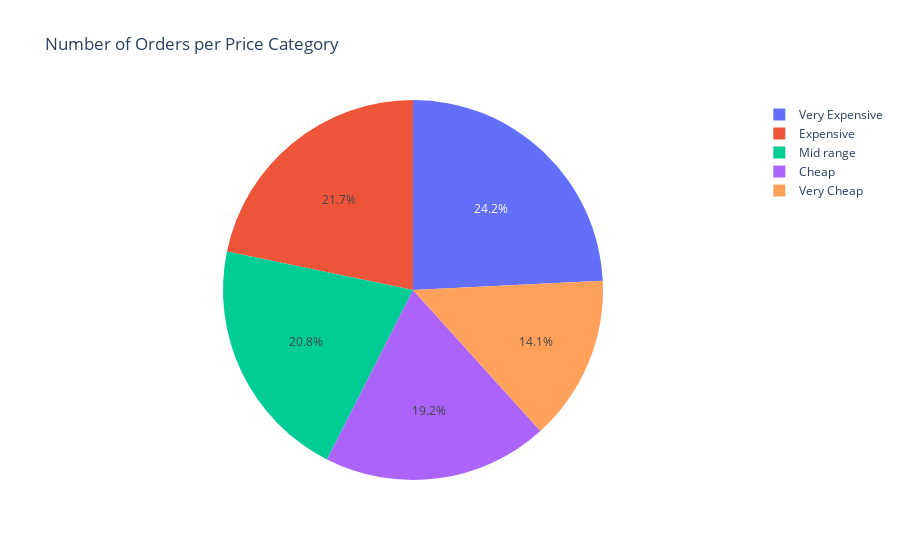

Notebook source saved alongside this figure:
### Code cell
pie_chart = sales.groupby('price_category').agg({'order_id':'nunique'})
fig = go.Figure(data = [go.Pie( 
    labels = pie_chart.sort_values(by = 'order_id').index,
    values = pie_chart.sort_values(by = 'order_id')['order_id'])])
fig.update_layout(title = 'Number of Orders per Price Category')
fig.show()

### Figure 1 — Plotly figure (JSON) as saved in the notebook; plotly's stock layout.template omitted (floating-point values rounded to 4 significant figures)
{"data": [{"labels": ["Very Cheap", "Cheap", "Mid range", "Expensive", "Very Expensive"], "type": "pie", "values": [11390, 15520, 16826, 17600, 19613]}], "layout": {"title": {"text": "Number of Orders per Price Category"}}}
